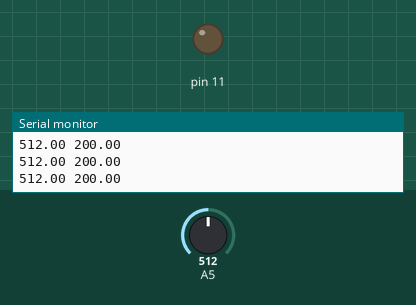
This sketch was run on a simulated Arduino Uno, built with avr-gcc and run on an emulated ATmega328P. Shown: output pins drawn as LEDs (lit = HIGH), the last lines printed to the serial monitor. The test bench sets the inputs (shaded band); at power-on: A5 = 512.

Above: at 1.2 s.
1.3 s: A5 set to 716
At 2.4 s:
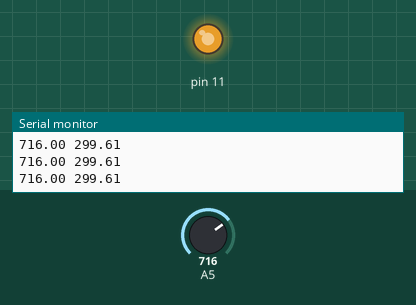
2.9 s: A5 set to 755
At 3.9 s:
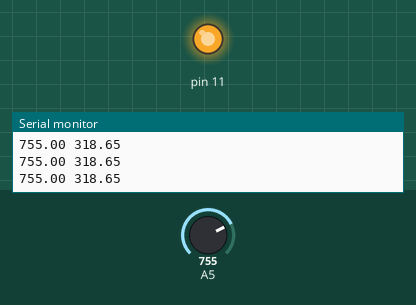
4.5 s: A5 set to 768
At 5.4 s:
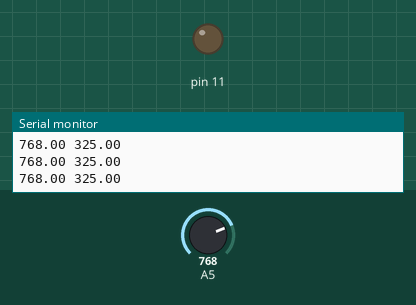
6.1 s: A5 set to 900
At 7.0 s:
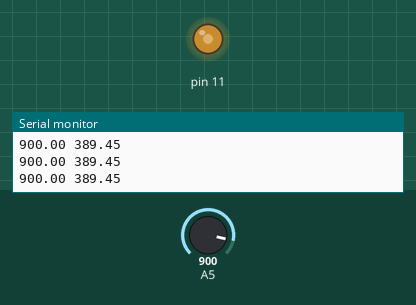
7.7 s: A5 set to 306
At 8.5 s:
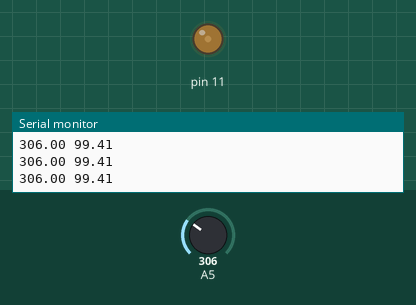
9.3 s: A5 set to 0
At 10.0 s:
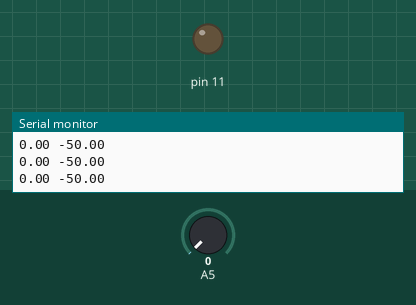
Timing chart, 0 to 11.9 s (numbered marks = the images above; inputs shaded):
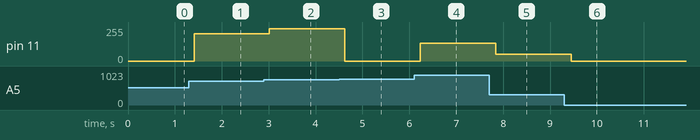

Measured:
- the behaviour switches between 767 and 768 on A5 (found by bisection; images 2 and 3)
- after the input at 1.3 s, pin 11: 0/255 → 204/255 after 0.11 s
- after the input at 2.9 s, pin 11: 204/255 → 243/255 after 0.12 s
- after the input at 4.5 s, pin 11: 243/255 → 0/255 after 0.13 s
- after the input at 6.1 s, pin 11: 0/255 → 132/255 after 0.13 s
- after the input at 7.7 s, pin 11: 132/255 → 50/255 after 0.14 s
- after the input at 9.3 s, pin 11: 50/255 → 0/255 after 0.15 s

The sketch:

CapteurTemp.ino
```cpp
float var=0;
float T;
void setup() {
  // put your setup code here, to run once:
  pinMode(11, OUTPUT);
  pinMode(7, INPUT);
  Serial.begin(9600);
}

void loop() {
  var = analogRead(A5);
  Serial.print(var);
  Serial.print(" ");
  T=(float)((float)125/256)*var-50;
  Serial.println(T);
  analogWrite(11,var);
  delay(200);
}
```
